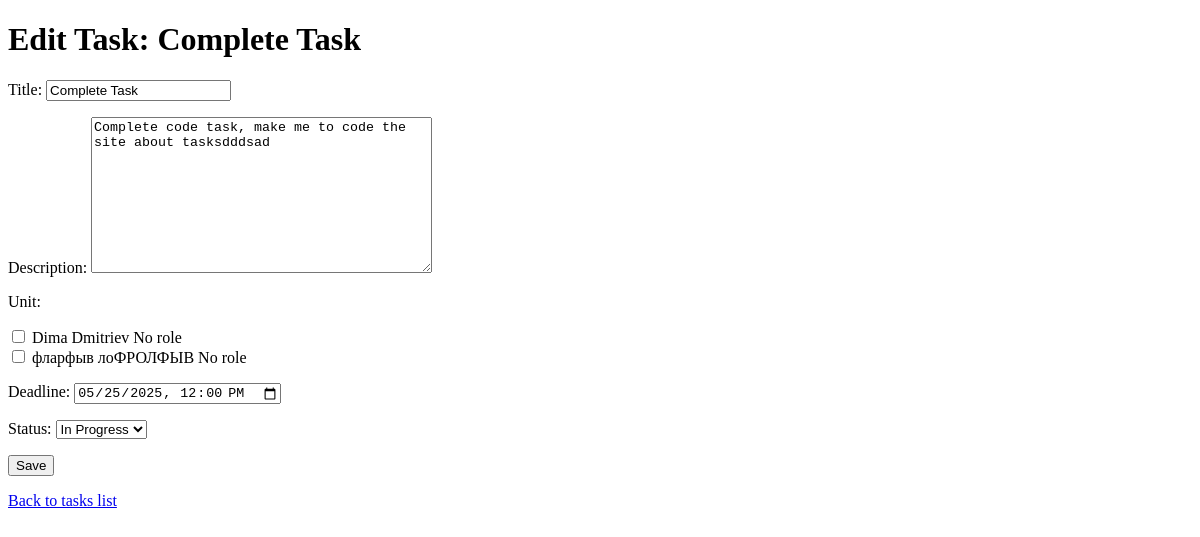
Before: /edit_task/1/ (signed in) with the older database file.
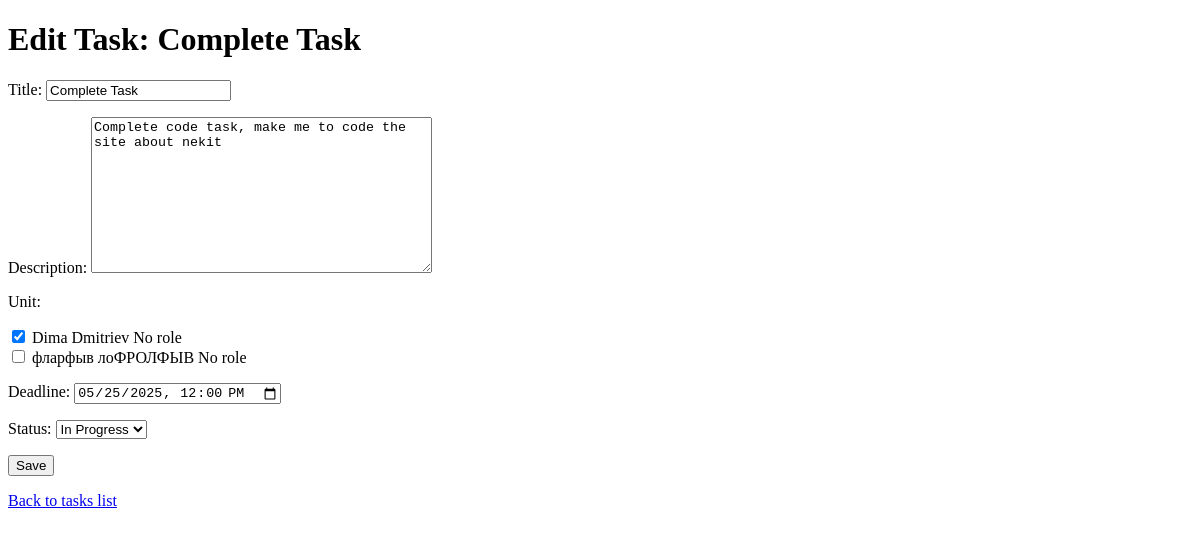
After: the same page with the newer database file.
### main/models.py (models this page shows, shortened)
class Task(models.Model):
    title = models.CharField(max_length=32)
    description = models.TextField(max_length=256)
    unit = models.ManyToManyField(Unit, blank=True)
    created_at = models.DateTimeField(default=timezone.now)
    deadline = models.DateTimeField(blank=True, null=True)
    status = models.ForeignKey(Status, on_delete=models.CASCADE, null=True, blank=True)
    project = models.ForeignKey(Project, on_delete=models.SET_NULL, null=True, blank=True)

### main/views.py (the view)
# urls.py: path('edit_task/<int:task_id>/', views.edit_task, name='edit_task'),
@login_required
def edit_task(request, task_id):
    task = get_object_or_404(Task, id=task_id)
    if request.method == 'POST':
        form = TaskEditForm(request.POST, instance=task)
        if form.is_valid():
            form.save()
            return redirect('main')
    else:
        form = TaskEditForm(instance=task)
    return render(request, 'edit_task.html', {'form': form, 'task': task})

### main/forms.py
class TaskEditForm(forms.ModelForm):
    deadline = forms.DateTimeField(
        widget=forms.DateTimeInput(attrs={'type': 'datetime-local'}),
        input_formats=['%Y-%m-%dT%H:%M'],
        required=False
    )
    class Meta:
        model = Task
        fields = ['title', 'description', 'unit', 'deadline', 'status']
        widgets = {
            'unit': forms.CheckboxSelectMultiple(),
        }

### main/models.py (called while the page is built)
    def __str__(self):
        return self.name

    def __str__(self):
        return f"{self.first_name} {self.second_name} {self.role or 'No role'}"

### main/templates/edit_task.html (shortened to what this page needs)
<!DOCTYPE html>
<html lang="en">
<head>
</head>
<body>
    <h1>Edit Task: {{ task.title }}</h1>
    <form method="post">
        {{ form.as_p }}
        <button type="submit">Save</button>
    </form>
    <p><a href="{% url 'main' %}">Back to tasks list</a></p>
</body>
</html>

Changed rows visible on the page:
changed Task "Complete Task": description "Complete code task, make me to code the site about tasksdddsad" → "Complete code task, make me to code the site about nekit"
Other visible differences:
form field unit: "☐ ☐" → "☑ ☐"
